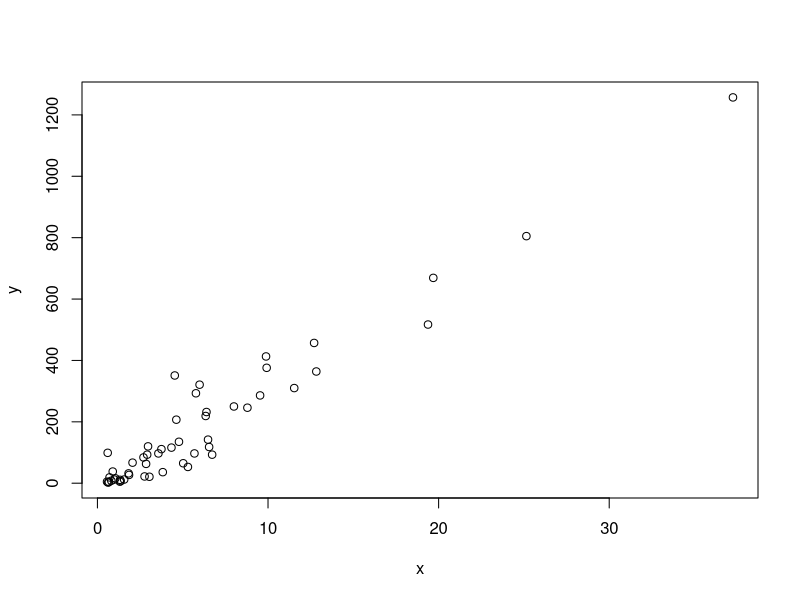
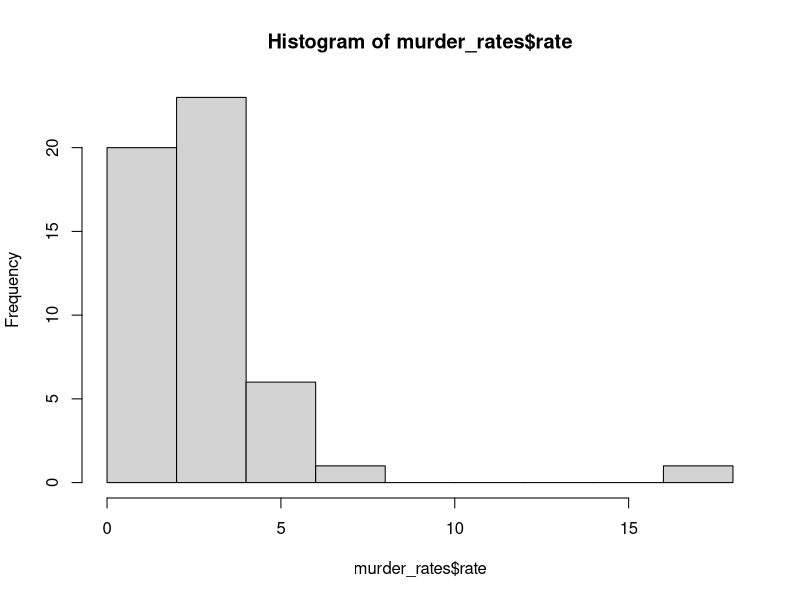
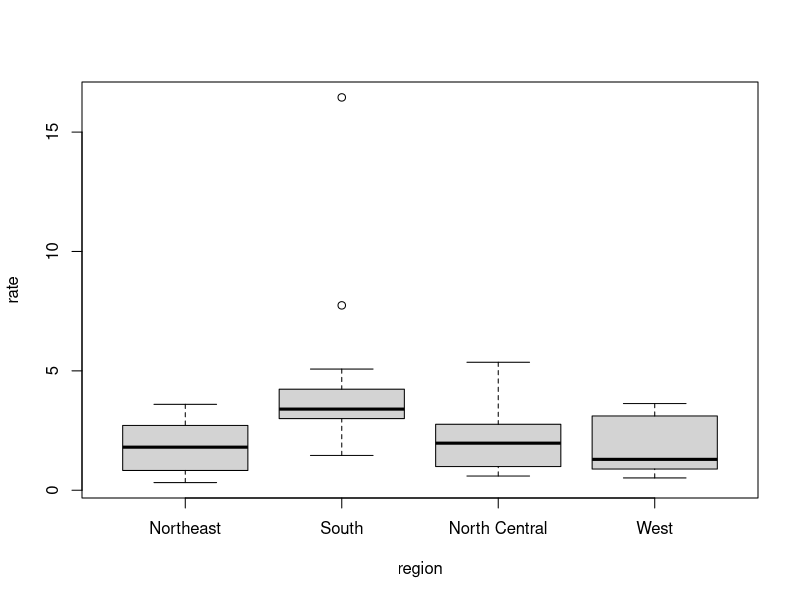
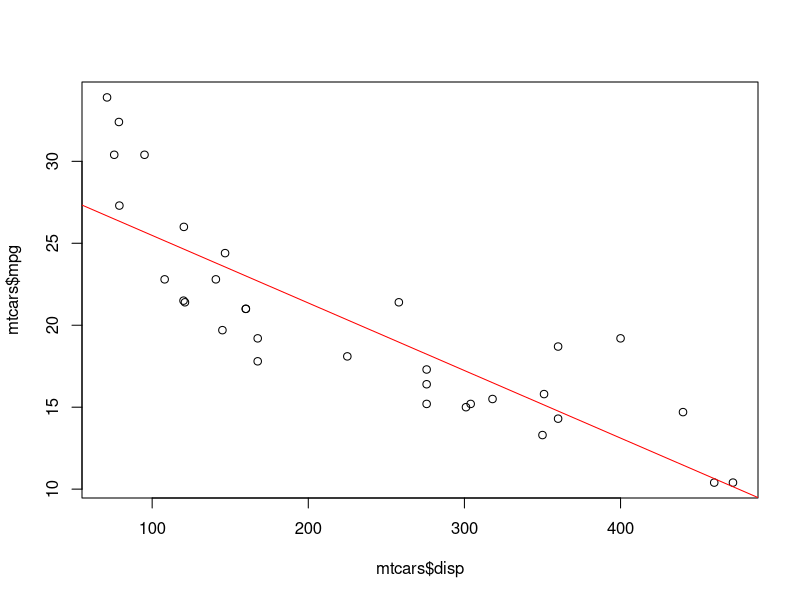

Generate these figures, in order, with R:
## ---- chunk 1
#| echo: true
library(dplyr)
library(dslabs)
data("murders")

head(murders)
## ---- chunk 2
#| echo: true
library(dplyr)
library(dslabs)
data("murders")

# adding a column with mutate
murders <- mutate(murders, rate = total / population * 100000)
head(murders)
## ---- chunk 3
#| echo: true
#| code-line-numbers: "6"
library(dplyr)
library(dslabs)
data("murders")

# adding a column with mutate
murders <- mutate(murders, rate = total / population * 100000)
head(murders)
## ---- chunk 4
#| echo: true
# subsetting with filter
filtered_murders <- filter(murders, rate <= 0.71)
head(filtered_murders)
## ---- chunk 5
#| echo: true
# subsetting with filter
south_west <- c("South", "West")
filtered_murders <- filter(murders, region %in% south_west)
head(filtered_murders)
## ---- chunk 6
#| echo: true
# selecting columns with select
new_table <- select(murders, state, region, rate)
head(new_table)
## ---- chunk 7
#| echo: true
# selecting all columns except specified ones
new_table <- select(murders, -state, -region)
head(new_table)
## ---- chunk 8
#| echo: true
# using the pipe
murders %>% 
  select(state, region, rate) %>%
  filter(rate <= 0.71) %>%
  head()
## ---- chunk 9
#| echo: true
# a simple scatterplot of total murders versus population
x <- murders$population / 10^6
y <- murders$total
plot(x, y)
## ---- chunk 10
#| echo: true
# a histogram of murder rates
murder_rates <- mutate(murders, rate = total / population * 100000)
hist(murder_rates$rate)
## ---- chunk 11
#| echo: true
# boxplots of murder rates by region
boxplot(rate~region, data = murder_rates)
## ---- chunk 12
#| echo: true
murder_summary <- murder_rates %>%
  filter(region == "West") %>%
  summarize(minimum = min(rate),
            median = median(rate),
            maximum = max(rate))
murder_summary
## ---- chunk 13
#| echo: true
murder_summary <- murder_rates %>%
  filter(region == "West") %>%
  summarize(minimum = min(rate),
            median = median(rate),
            maximum = max(rate))
murder_summary
## ---- chunk 14
#| echo: true
# average rate unadjusted by population size
mean(murders$rate)
## ---- chunk 15
#| echo: true
# average rate adjusted by population size
us_murder_rate <- murders %>% 
  summarize(rate = sum(total) / sum(population) * 10^5)
us_murder_rate
## ---- chunk 16
#| echo: true
# average rate adjusted by population size
us_murder_rate <- murders %>% 
  summarize(rate = sum(total) / sum(population) * 10^5) %>%
  pull(rate)
us_murder_rate
## ---- chunk 17
#| echo: true
# average rate adjusted by population size
us_murder_rate <- murders %>% 
  summarize(rate = sum(total) / sum(population) * 10^5) %>%
  .$rate
us_murder_rate
## ---- chunk 18
#| echo: true

fit <- mtcars %>%
	lm(mpg ~ disp, data = .)

plot(mtcars$disp, mtcars$mpg)
abline(fit, col = "red")
## ---- chunk 19
#| echo: true
# group by region
murders %>% group_by(region)
## ---- chunk 20
#| echo: true
# summarize after grouping
murders %>% 
  group_by(region) %>%
  summarize(median = median(rate))
## ---- chunk 21
#| echo: true
murders <- mutate(murders, rate = total / population * 10^5)
## ---- chunk 22
#| echo: true
murders <- mutate(murders, rate = total / population * 10^5)

# order the states by population size
murders %>% arrange(population) %>% head()
## ---- chunk 23
#| echo: true
murders <- mutate(murders, rate = total / population * 10^5)

# order the states by murder rate - the default is ascending order
murders %>% arrange(rate) %>% head()
## ---- chunk 24
#| echo: true
murders <- mutate(murders, rate = total / population * 10^5)

# order the states by murder rate in descending order
murders %>% arrange(desc(rate)) %>% head()
## ---- chunk 25
#| echo: true
murders <- mutate(murders, rate = total / population * 10^5)

# order the states by region and then by murder rate within region
murders %>% arrange(region, rate) %>% head()
## ---- chunk 26
#| echo: true
murders <- mutate(murders, rate = total / population * 10^5)

# return the top 10 states by murder rate
murders %>% top_n(10, rate)
## ---- chunk 27
#| echo: true
murders <- mutate(murders, rate = total / population * 10^5)

# return the top 10 states ranked by murder rate, sorted by murder rate
murders %>% arrange(desc(rate)) %>% top_n(10)
## ---- chunk 28
#| echo: true
data(gapminder)
head(gapminder)
## ---- chunk 29
#| echo: true
top5_countries <- gapminder %>%
  filter(year == 2012) %>% 
  arrange(desc(population)) %>% 
  head(5) %>%
  pull(country)
top5_countries
## ---- chunk 30
#| echo: true
gapminder %>%
  filter(country == "Germany", year == 1989) %>%
  mutate(dollars_per_day = gdp/population/365) %>%
  pull()
## ---- chunk 31
#| echo: true
gapminder %>%
  filter(year==2012, country %in% c("Turkey", "Argentina", "South Korea", "Georgia", "Thailand", "Australia")) %>%
  arrange(infant_mortality) %>%
  select(country, infant_mortality)
## ---- chunk 32
#| echo: true
gapminder %>%
  filter(year %in% 2000:2009) %>%
  group_by(region) %>%
  summarise(med_life_exp = median(life_expectancy)) %>%
  arrange(med_life_exp) %>%
  head(7)
